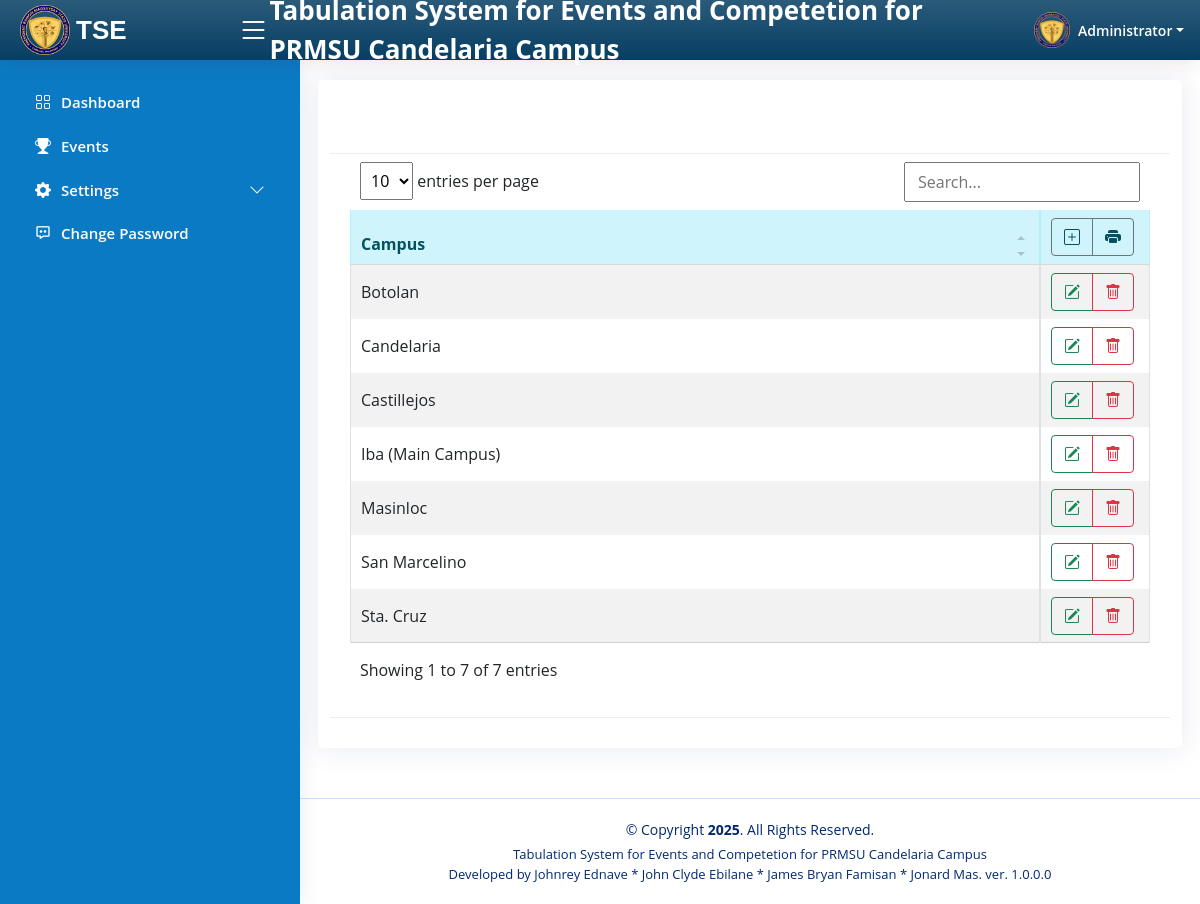
Screenshot of /tse/settings/campus_list.php (signed in) with the database file from the repository.
### tables this page shows
CREATE TABLE IF NOT EXISTS `user_menu` (
  `id` int NOT NULL AUTO_INCREMENT,
  `parent_id` char(5) DEFAULT NULL,
  `name` varchar(75) DEFAULT NULL,
  `href` varchar(100) DEFAULT NULL,
  `icon` varchar(100) DEFAULT NULL,
  `breadcrumbs` varchar(200) DEFAULT NULL,
  `status` varchar(10) DEFAULT NULL,
  `type` char(10) DEFAULT NULL,
  `description` varchar(100) DEFAULT NULL,
  `order` smallint DEFAULT '9999',
  PRIMARY KEY (`id`)
);

CREATE TABLE IF NOT EXISTS `campus` (
  `campus_id` int NOT NULL AUTO_INCREMENT,
  `campus` varchar(50) DEFAULT NULL,
  PRIMARY KEY (`campus_id`)
);

### tse/connections/pdoconnect.php (called while the page is built, shortened)
<?php
$app_title = "TSE";
$app_footer = "Developed by Johnrey Ednave * John Clyde Ebilane * James Bryan Famisan * Jonard Mas. ver. 1.0.0.0";
$app_copyright = date('Y');
$app_user_image_default = "../images/logo.png";
$tagline = "Tabulation System for Events and Competetion for PRMSU Candelaria Campus";
class DatabaseConnect
{
	private $dbh;
	private $stmt;
	public function __construct()
	{
		$this->host      = $_ENV['host'];
		$this->user      = $_ENV['user'];
		$this->pass      = $_ENV['pass'];
		$this->dbname    = $_ENV['dbname'];
		$this->port      = $_ENV['port'];
		$dsn = 'mysql:host=' . $this->host . ';dbname=' . $this->dbname . ';port=' . $this->port . ';charset=utf8';
		$options = array(
			PDO::ATTR_PERSISTENT    => true,
			PDO::ATTR_ERRMODE       => PDO::ERRMODE_EXCEPTION
		);
		try {
			$this->dbh = new PDO($dsn, $this->user, $this->pass, $options);
		}
		catch (PDOException $e) {
			echo 'Cannot connect to your database server.';
		}
	}
	public function query($query)
	{
		$this->stmt = $this->dbh->prepare($query);
	}
	public function execute()
	{
		return $this->stmt->execute();
	}
	public function bind($param, $value, $type = null)
	{
		if (is_null($type)) {
			switch (true) {
				case is_int($value):
					$type = PDO::PARAM_INT;
					break;
				default:
					$type = PDO::PARAM_STR;
			}
		}
		$this->stmt->bindValue($param, $value, $type);
	}
	public function rowset()
	{
		$this->execute();
		return $this->stmt->fetchAll(PDO::FETCH_ASSOC);
	}
	public function rowsingle()
	{
		$this->execute();
		return $this->stmt->fetch(PDO::FETCH_ASSOC);
	}
	public function rowcount()
	{
		return $this->stmt->rowCount();
	}
	public function close()
	{
		try {
			$this->dbh = null;
		} catch (PDOException $e) {
			echo 'Cannot close your database connection.';
		}
	}
}
class php_util
{
	public function set_button_group($group, $filename)
	{
		$phu = new php_util();
		$menu_id=$phu->get_menu_id($filename);
		$sql_string = "select r.id from `user_restriction` as `r`  where r.`group`=? and r.menu_id=?";
		$temp_db = new DatabaseConnect();
		$temp_db->query($sql_string);
		$temp_db->bind(1, $group);
		$temp_db->bind(2, $menu_id);
		$temp_rs = $temp_db->rowsingle();
		$found = $temp_db->rowcount();
		if ($found > 0) {
			return 1;
		} else {
			return 0;
		}
	}
	public function found_group($group, $menu_id)
	{
		$sql_string = "select r.id from `user_restriction` as `r`  where r.`group`=? and r.menu_id=?";
		$temp_db = new DatabaseConnect();
		$temp_db->query($sql_string);
		$temp_db->bind(1, $group);
		$temp_db->bind(2, $menu_id);
		$temp_rs = $temp_db->rowsingle();
		$found = $temp_db->rowcount();
		if ($found > 0) {
			return 1;
		} else {
			return 0;
		}
	}
	public function get_menu_id($filename)
	{
		$sql_string = "select u.id,u.name from user_menu u where u.`href` LIKE ?";
		$temp_db = new DatabaseConnect();
		$temp_db->query($sql_string);
		$temp_db->bind(1, "%" . $filename);
		$temp_rs = $temp_db->rowsingle();
		$found = $temp_db->rowcount();
		if ($found > 0) {
			$_SESSION['title'] = $temp_rs['name'];
			return $temp_rs['id'];
		} else {
			return 0;
		}
	}
}

### tse/admin/grant_checker.php (called while the page is built, shortened)
<?php
$phu=new php_util();
?>

### tse/settings/campus_list.php (the view, shortened to what this page needs)
<?php require_once('../connections/pdoconnect.php'); ?>
<?php
$db=new DatabaseConnect();
$query_rs = "select * FROM `campus` order by `campus`";
$db->query($query_rs);
$rs=$db->rowset();
?>
<!DOCTYPE html>
<html lang="en">
<head>
</head>
<?php require_once('../template/phplink.php'); ?>
<body >
<?php require_once('../template/header.php'); ?>
<div class="card">
<div class="card-header"><h5 class="card-title"><strong><?php echo htmlentities($_SESSION['title']); ?></strong></h5></div>
            <div class="card-body">
<table id="tablelist" class="table table-striped table-hover table-responsive table-bordered" >
    <thead>
        <tr class="alert-info">
            <th>Campus</th>
               <th data-sortable="false"  width="110px">
                <div class="btn-group" role="group" align="center">
                     <?php if (!(strcmp($phu-> set_button_group($_SESSION['AIT_MM_UserGroup'],"campus_new.php"),1))){ ?>
                    <a href="campus_new.php" class="btn btn-outline-secondary" data-toogle="tooltip" data-placement="bottom" title="New"><span class="bi-plus-square"></span> </a>
                    <?php } ?>
                    <a type="button" class="btn btn-outline-secondary" data-bs-toggle="modal" data-bs-target="#modalDialogPrint"><span class="bi-printer-fill"  data-toogle="tooltip" data-placement="bottom" title="Create Printable Form"></span></a>
                </div>
            </th>
        </tr>
    </thead>
    <tbody>
<?php foreach ($rs as $rs_data){ ?>
    <tr >
    <td class="align-middle"><?php echo htmlentities($rs_data['campus']); ?></td>
    <td  class="align-middle" width="110px">
        <div class="btn-group" role="group" align="center">
             <?php if (!(strcmp($phu-> set_button_group($_SESSION['AIT_MM_UserGroup'],"campus_update.php"),1))){ ?>
            <a href="campus_update.php?recordID=<?php echo $rs_data['campus'];?>" class="btn btn-outline-success" data-toogle="tooltip" data-placement="bottom" title="Update"><span class="bi-pencil-square"></span></a>
            <?php } ?>
             <?php if (!(strcmp($phu-> set_button_group($_SESSION['AIT_MM_UserGroup'],"campus_remove.php"),1))){ ?>
            <a href='campus_remove.php?recordID=<?php echo $rs_data["campus"];?>' class="btn btn-outline-danger" data-toogle="tooltip" data-placement="bottom" title="Remove"><span class="bi-trash"></span></a>
            <?php }?>
        </div>
    </td>
    </tr>
<?php } ?>
</tbody>
</table>
</div>
    <div class="card-footer"></div>
</div>
<?php require_once('../template/footer.php'); ?>
</body>
</html>

### tse/template/phplink.php (shortened to what this page needs)
<link href="../lib/css/style_rating.css" rel="stylesheet">
<link href="../lib/css/bootstrap.min.css" rel="stylesheet">
<link href="../lib/css/bootstrap-icons.css" rel="stylesheet">
<link href="../lib/css/boxicons.min.css" rel="stylesheet">
<link href="../lib/css/quill.snow.css" rel="stylesheet">
<link href="../lib/css/quill.bubble.css" rel="stylesheet">
<link href="../lib/css/remixicon.css" rel="stylesheet">
<link href="../lib/css/simple-datatables.css" rel="stylesheet">
<link href="../lib/css/style.css" rel="stylesheet">
<link href="../lib/css/sweetalert2.min.css" rel="stylesheet">

### tse/template/header.php (shortened to what this page needs)
<?php
require_once('../admin/grant_checker.php');
 ?>
<?php
    $query_rs = "SELECT *  FROM `user_menu` where `type`='m' and (id=parent_id) order by `order`,`parent_id`";
    $db->query($query_rs);
    $rs_menu=$db->rowset();
?>
      <header id="header" class="header fixed-top d-flex align-items-center">
         <div class="d-flex align-items-center justify-content-between"> <a href="#" class="logo d-flex align-items-center"> <img src="../images/logo.png?t=<?php echo time();?>" class="img-responsive" alt=""> <span class="d-none d-lg-block"><?php echo $app_title;?></span></a>
         <i class="bi bi-list toggle-sidebar-btn"></i><span style="font-size:26px;color:white;font-weight:bold"><?php echo $tagline; ?></span></div>
         <nav class="header-nav ms-auto">
            <ul class="d-flex align-items-center">
               <li class="nav-item dropdown pe-3">
                  <a class="nav-link nav-profile d-flex align-items-center pe-0" href="#" data-bs-toggle="dropdown">
                     <img src="
                     <?php $filename='../images/user/'.$_SESSION['AIT_MM_ID'].'.jpg';
                           if (file_exists($filename)) {
                              echo $filename.'?t='.time();
                           } else {
                              echo $app_user_image_default;}?>" ;
                     alt="Profile" class="rounded"> <span class="d-none d-md-block dropdown-toggle ps-2"><?php echo $_SESSION['AIT_MM_FullName'];?></span> </a>
               </li>
            </ul>
         </nav>
      </header>
      <aside id="sidebar" class="sidebar">
         <ul class="sidebar-nav" id="sidebar-nav">
        <?php
        foreach ($rs_menu as $row_rs_menu){
             $query_rssub = "SELECT * FROM `user_menu` WHERE `parent_id` = ? and `id`!=`parent_id` and `type`='m' order by `order`";
             $db->query($query_rssub);
             $db->bind(1,$row_rs_menu['id']);
             $totalRows_rssub=$db->rowcount();
             if ($totalRows_rssub==0) {
                 if (!(strcmp($phu-> found_group($_SESSION['AIT_MM_UserGroup'],$row_rs_menu['id']),1))){
                    echo '<li> <a class="nav-link '.$phu->get_active_menu($_SESSION['title'],htmlentities($row_rs_menu["name"])).'"  href="'.htmlentities($row_rs_menu["href"]).'"> <i class="'.htmlentities($row_rs_menu["icon"]).'"></i><span>'. htmlentities($row_rs_menu["name"]).'</span> </a>';}
                 }
             elseif ($totalRows_rssub>0){
                if (!(strcmp($phu-> found_group($_SESSION['AIT_MM_UserGroup'],$row_rs_menu['id']),1))) {
                    echo '<a class="nav-link collapsed" data-bs-target="#'.htmlentities($row_rs_menu["description"]).'" data-bs-toggle="collapse" href="#"> <i class="'.htmlentities($row_rs_menu["icon"]).'"></i><span>'.htmlentities($row_rs_menu["name"]).'</span><i class="bi bi-chevron-down ms-auto"></i> </a>';
                }
            }
            echo '</li>';
        }
        ?>
         </ul>
      </aside>
      <main id="main" class="main" >
         <section class="section dashboard">
            <div class="row">

### tse/template/footer.php (shortened to what this page needs)
           </div>
         </section>
      </main>
<footer id="footer" class="footer">
        <div class="copyright">
          &copy; Copyright <strong><span><?php echo $app_copyright;?></span></strong>. All Rights Reserved. </div>
         <div class="credits"> <?php echo $tagline.'<br>'.$app_footer;?> </div>
</footer>

### rows the page displays
user_menu: name "Dashboard"
user_menu: name "Events"
user_menu: name "Settings"
user_menu: name "Change Password"
campus: campus "Botolan"
campus: campus "Candelaria"
campus: campus "Castillejos"
campus: campus "Iba (Main Campus)"
campus: campus "Masinloc"
campus: campus "San Marcelino"
campus: campus "Sta. Cruz"

### other values shown
$app_title "TSE"
$_SESSION['AIT_MM_FullName'] "Administrator"
$tagline "Tabulation System for Events and Competetion for PRMSU Candelaria Campus"
$app_footer "Developed by Johnrey Ednave * John Clyde Ebilane * James Bryan Famisan * Jonard Mas. ver. 1.0.0.0"
